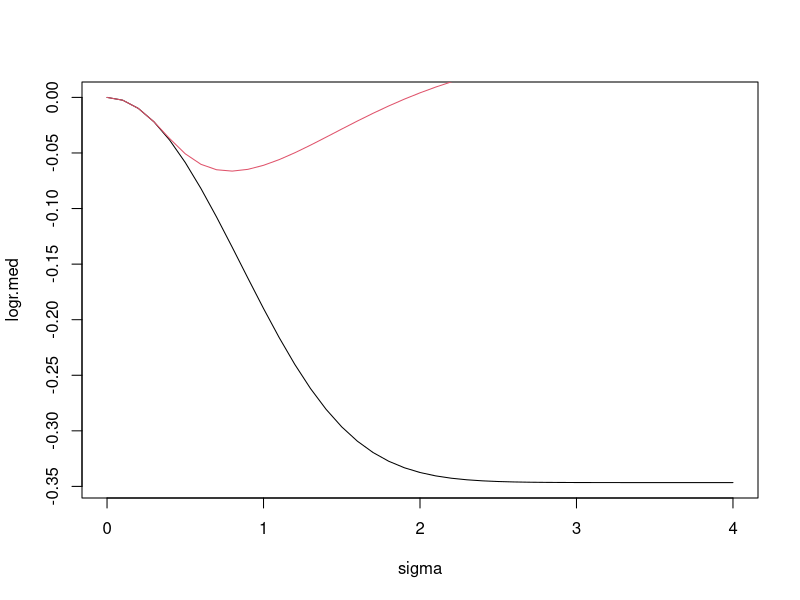
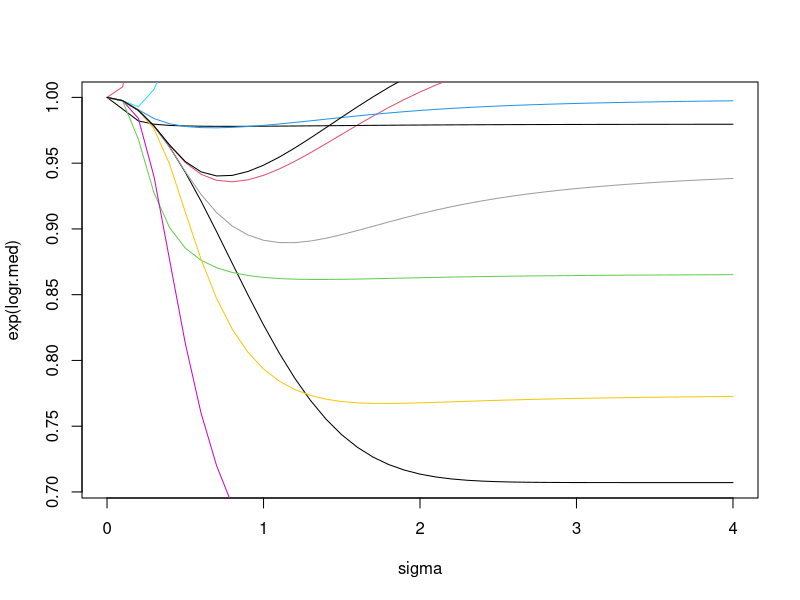
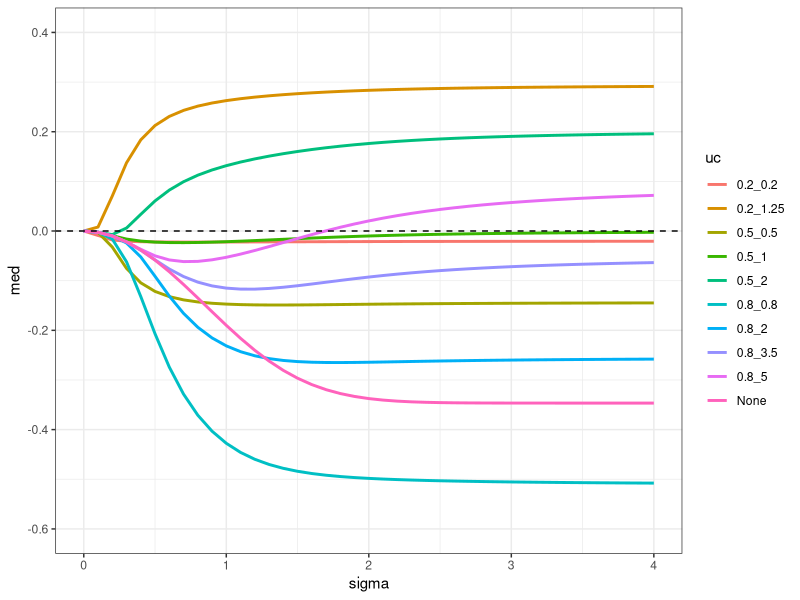
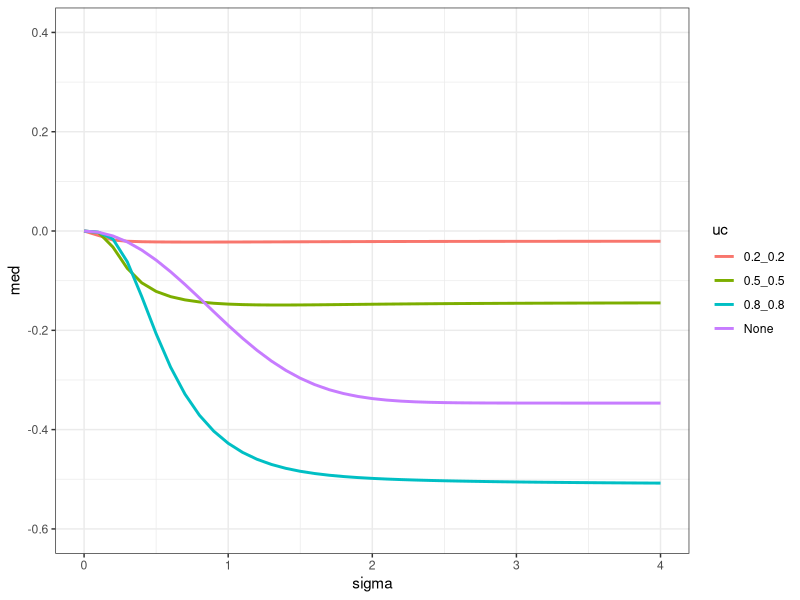
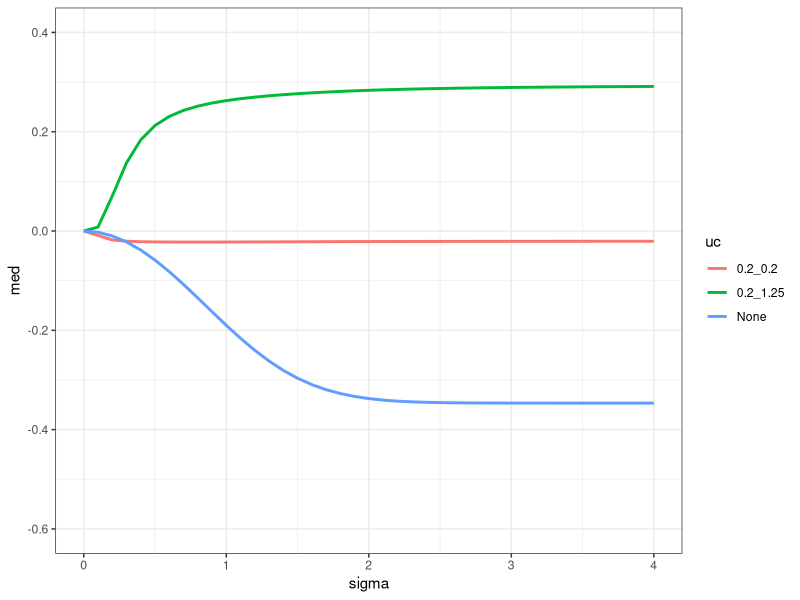
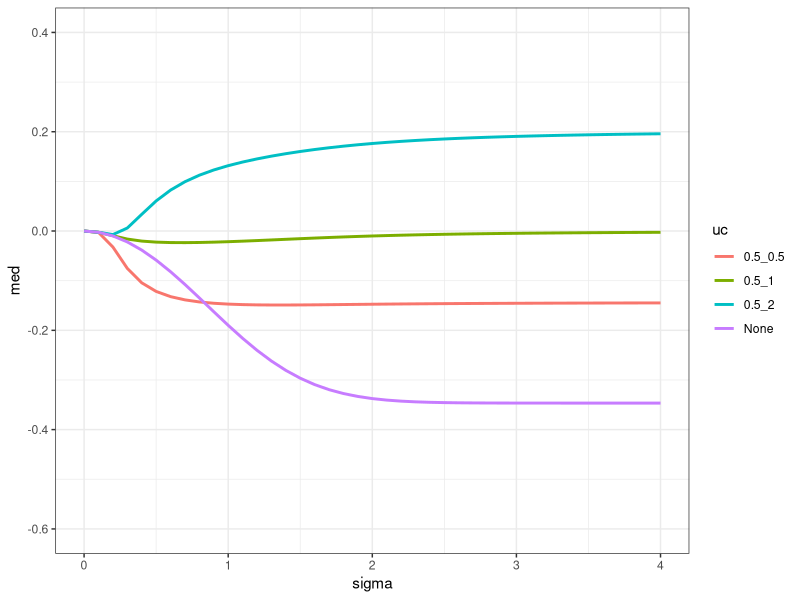
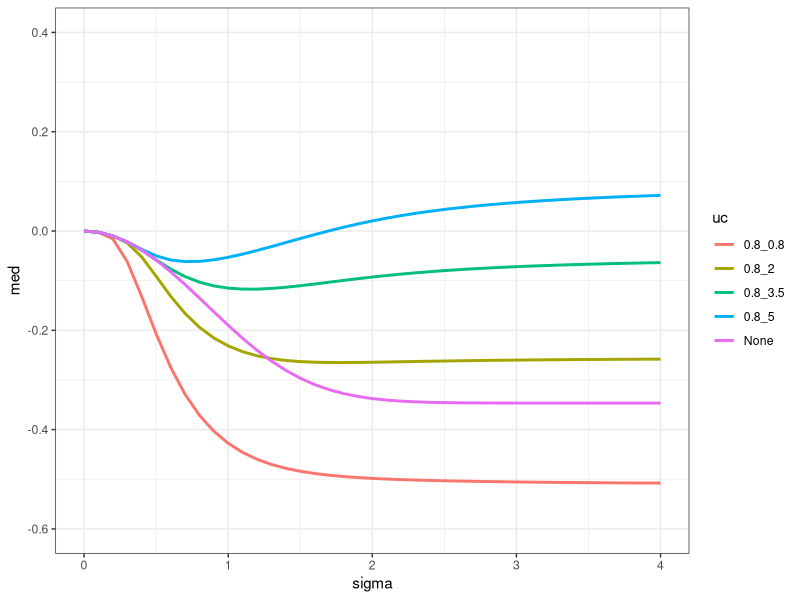

The R script that drew these images, in order:

# type of rule

n <- 1
m <- 2

sigma <- seq(0,4,by=0.1)
# sigma <- 0.5

# ratio approximated by a lognormal distribution with: 

logr.med <- 1/2 * log( n/m * (exp(sigma^2)-1+m)/(exp(sigma^2)-1+n) )
logr.sig <- sqrt(log((exp(sigma^2)-1)/n +1) + log((exp(sigma^2)-1)/n +1))

# lower and upper uncertainty caps

ucl <- 0.8
ucu <- 4.75

low <- log(1-ucl)
up <- log(1+ucu)

logr.medtr <- logr.med + qnorm( (pnorm( (low - logr.med)/logr.sig ) + pnorm( (up - logr.med)/logr.sig ))/2 )*logr.sig 

plot (sigma, logr.med, type="l")
lines(sigma, logr.medtr, col=2)

plot (sigma, exp(logr.med), type="l")
lines(sigma, exp(logr.medtr), col=2)


uc.vec <- data.frame(ucl=c(0.2, 0.2, 0.5, 0.5, 0.5, 0.8, 0.8, 0.8, 0.8),
                     ucu=c(0.2, 1.25, 0.5, 1, 2, 0.8, 2, 3.5, 5))


# aux <- logr.med
# plot(sigma, exp(aux), type="l", col=1, lty=2, ylim=c(0.5,1.5))
# 
#                      
# for (i in 1:nrow(uc.vec)){
#   low <- log(1-uc.vec$ucl[i])
#   up <- log(1+uc.vec$ucu[i])
#   logr.medtr <- logr.med + qnorm( (pnorm( (low - logr.med)/logr.sig ) + pnorm( (up - logr.med)/logr.sig ))/2 )*logr.sig 
#   aux <- cbind(aux, logr.medtr)
#   lines(sigma, exp(logr.medtr), col=i)
# }



aux <- data.frame(uc="None", sigma=sigma, med=logr.med)

for (i in 1:nrow(uc.vec)){
  low <- log(1-uc.vec$ucl[i])
  up <- log(1+uc.vec$ucu[i])
  logr.medtr <- logr.med + qnorm( (pnorm( (low - logr.med)/logr.sig ) + pnorm( (up - logr.med)/logr.sig ))/2 )*logr.sig 
  aux <- rbind(aux, data.frame(uc=paste(uc.vec$ucl[i],uc.vec$ucu[i],sep="_"), sigma=sigma, med=logr.medtr))
  lines(sigma, exp(logr.medtr), col=i)
}

library(ggplot2)
theme_set(theme_bw())

ggplot(aux, aes(sigma, med, group=uc, col=uc))+
  geom_line(lwd=1)+
  ylim(c(-0.6, 0.4))+
  geom_hline(yintercept=0, col=1, lty=2)
  
ggplot(subset(aux, uc %in% c("None","0.2_0.2","0.5_0.5","0.8_0.8")), aes(sigma, med, group=uc, col=uc))+
  geom_line(lwd=1)+
  ylim(c(-0.6, 0.4))

ggplot(subset(aux, uc %in% c("None","0.2_0.2","0.2_1.25")), aes(sigma, med, group=uc, col=uc))+
  geom_line(lwd=1)+
  ylim(c(-0.6, 0.4))

ggplot(subset(aux, uc %in% c("None","0.5_0.5","0.5_1", "0.5_2")), aes(sigma, med, group=uc, col=uc))+
  geom_line(lwd=1)+
  ylim(c(-0.6, 0.4))

ggplot(subset(aux, uc %in% c("None","0.8_0.8","0.8_2", "0.8_3.5","0.8_5")), aes(sigma, med, group=uc, col=uc))+
  geom_line(lwd=1)+
  ylim(c(-0.6, 0.4))
